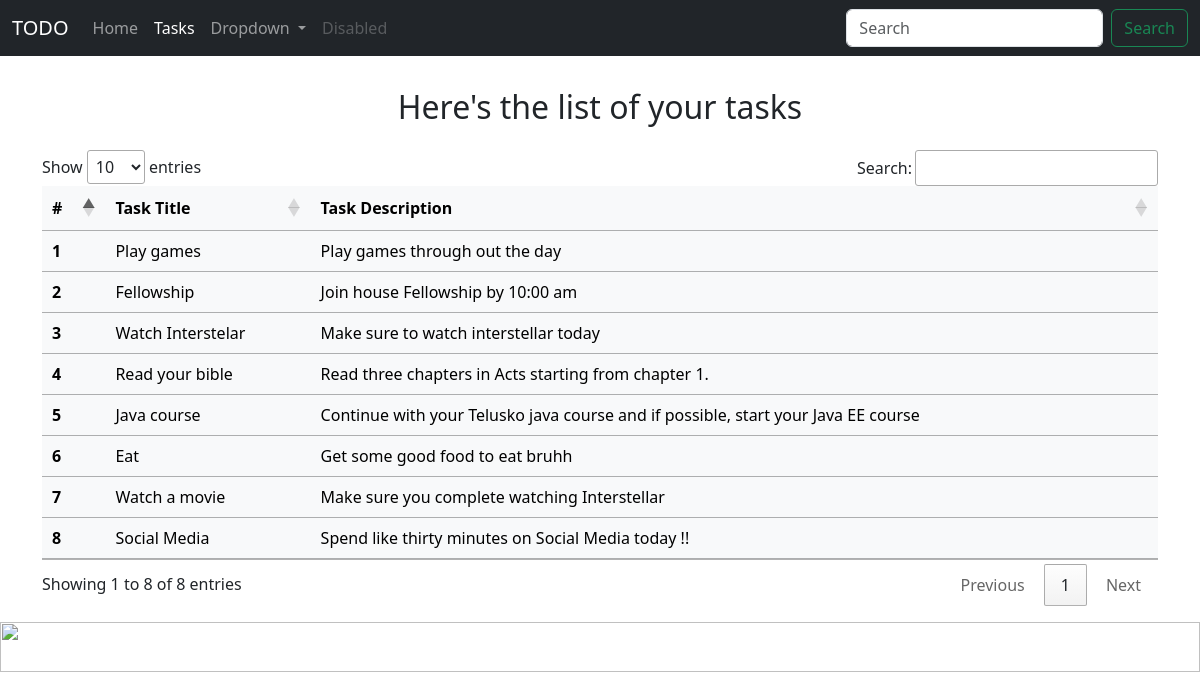
The page /tasks on the database its author committed.
### home/models.py (models this page shows, shortened)
class Task(models.Model):
    taskTitle = models.CharField(max_length=50)
    taskDesc = models.TextField()
    time = models.DateTimeField(auto_now_add=True)

### home/views.py (the view)
# urls.py: path("tasks", views.tasks, name="tasks")
def tasks(request):
    allTasks = Task.objects.all()
    context = {'tasks': allTasks}
    return render(request, 'tasks.html', context)

### templates/tasks.html (shortened to what this page needs)
<!doctype html>
<html lang="en">
<head>
    <link rel="stylesheet" href="https://cdn.datatables.net/1.13.6/css/jquery.dataTables.css" />
    <link href="https://cdn.jsdelivr.net/npm/bootstrap@5.3.1/dist/css/bootstrap.min.css" rel="stylesheet">
</head>
<body>
    <nav class="navbar navbar-expand-lg navbar-dark bg-dark">
        <div class="container-fluid">
            <a class="navbar-brand" href="/">TODO</a>
            <div class="collapse navbar-collapse" id="navbarSupportedContent">
                <ul class="navbar-nav me-auto mb-2 mb-lg-0">
                    <li class="nav-item">
                        <a class="nav-link" aria-current="page" href="/">Home</a>
                    </li>
                    <li class="nav-item">
                        <a class="nav-link active" href="/tasks">Tasks</a>
                    </li>
                    <li class="nav-item dropdown">
                        <a class="nav-link dropdown-toggle" href="/" role="button" data-bs-toggle="dropdown" aria-expanded="false">
                        Dropdown
                        </a>
                    </li>
                    <li class="nav-item">
                        <a class="nav-link disabled" aria-disabled="true">Disabled</a>
                    </li>
                </ul>
                <form class="d-flex" role="search">
                    <input class="form-control me-2" type="search" placeholder="Search" aria-label="Search">
                    <button class="btn btn-outline-success" type="submit">Search</button>
                </form>
            </div>
        </div>
    </nav>
    <div class="container my-3">
        <h2 class="text-center py-3"> Here's the list of your tasks</h2>
        <table class="table table-light table-hover" id="table_id">
            <thead>
                <tr>
                    <th scope="col">#</th>
                    <th scope="col">Task Title</th>
                    <th scope="col">Task Description</th>
                </tr>
            </thead>
            <tbody>
                {% for task in tasks %}
                    <tr>
                        <th scope="row">{{ forloop.counter }}</th>
                        <td>{{task.taskTitle}}</td>
                        <td>{{task.taskDesc}}</td>
                    </tr>
                {% endfor %}
            </tbody>
        </table>
    </div>
    <img width="100%" height="50" src="https://i.imgur.com/dBaSKWF.gif" />
</body>
</html>

### rows shown on the page
Task: taskTitle "Play games", taskDesc "Play games through out the day"
Task: taskTitle "Fellowship", taskDesc "Join house Fellowship by 10:00 am"
Task: taskTitle "Watch Interstelar", taskDesc "Make sure to watch interstellar today"
Task: taskTitle "Read your bible", taskDesc "Read three chapters in Acts starting from chapter 1."
Task: taskTitle "Java course", taskDesc "Continue with your Telusko java course and if possible, start your Java EE course"
Task: taskTitle "Eat", taskDesc "Get some good food to eat bruhh"
Task: taskTitle "Watch a movie", taskDesc "Make sure you complete watching Interstellar"
Task: taskTitle "Social Media", taskDesc "Spend like thirty minutes on Social Media today !!"
